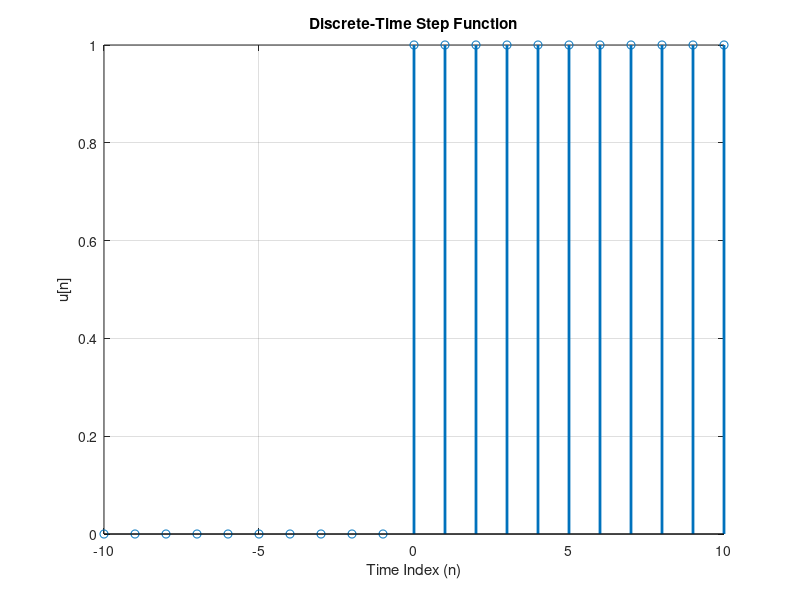

Recreate this plot in MATLAB.
% Define the discrete time vector
n = -10:10;

% Define the discrete-time step function
u = n >= 0;

% Plot the discrete-time step function
figure;
stem(n, u, 'LineWidth', 2);
title('Discrete-Time Step Function');
xlabel('Time Index (n)');
ylabel('u[n]');
grid on;
